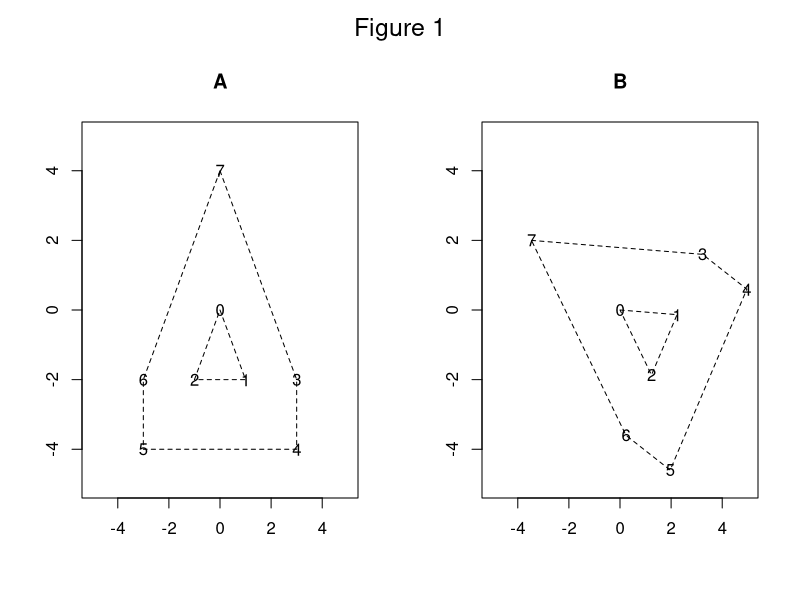
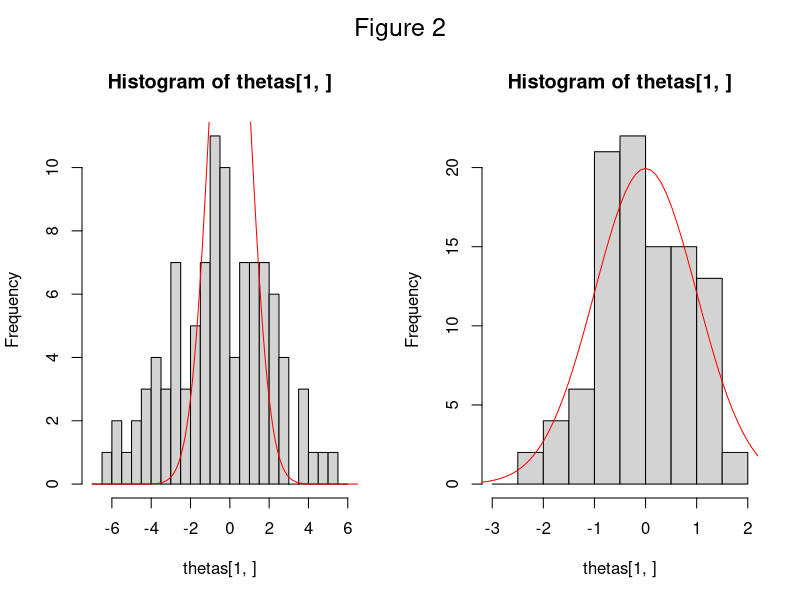
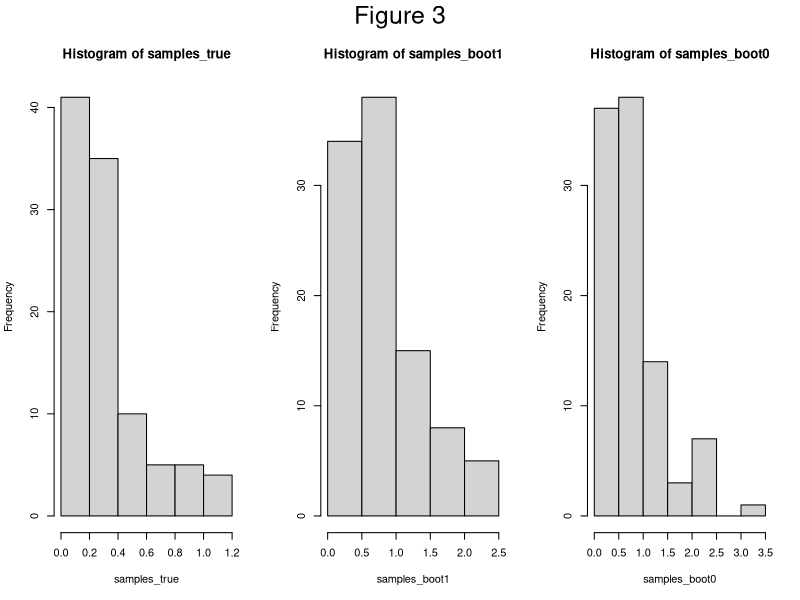
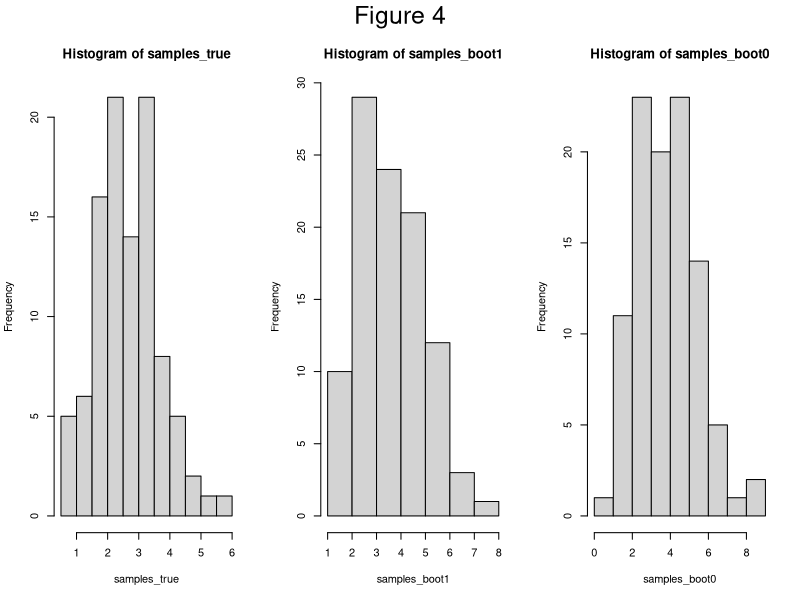

These charts were generated, in order, by the following R code:
## ---- chunk 1
library(pracma)
shape.inner <- matrix(c(0,0, 1,-2, -1,-2, 0,0), 2, 4)
shape.outer <- matrix(c(0,4, 3,-2, 3,-4, -3,-4, -3,-2, 0,4), 2, 6)
A <- cbind(shape.inner[, -4], shape.outer[, -1])
theta <- pi/3; Omega0 <- matrix(c(cos(theta), sin(theta), -sin(theta), cos(theta)), 2, 2)
B <- Omega0 %*% A
par(mfrow=c(1,2),oma = c(0, 0, 2, 0))
plot(NA, NA, xlim = c(-5, 5), ylim = c(-5, 5), ann = FALSE); title("A")
for (i in 1:8) text(t(A[, i]), paste(i-1))
polygon(t(shape.inner), lty = 2); polygon(t(shape.outer), lty = 2)
plot(NA, NA, xlim = c(-5, 5), ylim = c(-5, 5), ann = FALSE); title("B")
polygon(t(Omega0 %*% shape.inner), lty = 2); polygon(t(Omega0 %*% shape.outer), lty = 2)
for (i in 1:8) text(t(B[, i]), paste(i-1))
mtext("Figure 1", outer = TRUE, cex = 1.5)
## ---- chunk 2
library(MASS)

f2 <- function(x, y = 0) sum((x-y)^2)

procrustes_data_model_ <- function(A, B, SigmaX, SigmaY) {
  p <- dim(A)[1]; q <- dim(A)[2]
  vecA <- as.numeric(A)
  vecB <- as.numeric(B)
  sampler <- function(nX, nY) {
    noise_mult <- 1
    if (nX == 0 && nY == 0) {
      nX <- 1; nY <- 1
      noise_mult <- 0
    }
    rawX <- repmat(vecA, nX, 1)
    temp <- noise_mult * t(mvrnorm(nX * q, rep(0, p), SigmaX))
    rawX <- t(t(rawX) + as.numeric(temp))
    rawY <- repmat(vecB, nY, 1)
    temp <- noise_mult * t(mvrnorm(nY * q, rep(0, p), SigmaY))
    rawY <- t(t(rawY) + as.numeric(temp))
    dat <- rbind(cbind(0, rawX), cbind(1, rawY))
    list(p = p, q  = q, dat = dat)
  }
  # force eval
  lala <- sampler(10, 10)
  sampler
}

## computes Ahat and Bhat
sample_moments <- function(res) {
  p <- res$p; q <- res$q; dat <- res$dat
  rawX <- dat[dat[,1] == 0, -1, drop = FALSE]
  rawY <- dat[dat[,1] == 1, -1, drop = FALSE]  
  Ahat <- matrix(colMeans(rawX), p, q)
  Bhat <- matrix(colMeans(rawY), p, q)
  list(Ahat = Ahat, Bhat = Bhat)
}
## ---- chunk 3
p <- 5
q <- 2
SigmaX <- 3 * cov(randn(2*p, p)); SigmaY <- 3 * cov(randn(2 * p, p))

A_0 <- randn(p, q); B_0 <- svd(randn(p, p))$u %*% A_0
h0_small <- procrustes_data_model_(A_0, B_0, SigmaX, SigmaY)

A_1 <- randn(p, q); B_1 <- randn(p, q)
h1_small <- procrustes_data_model_(A_1, B_1, SigmaX, SigmaY)

dat <- h0_small(100, 200)
mus <- sample_moments(dat)
c(f2(mus$Ahat, A_0), f2(mus$Bhat, B_0))

dat <- h0_small(0, 0)
mus <- sample_moments(dat)
c(f2(mus$Ahat, A_0), f2(mus$Bhat, B_0))

p <- 20; q <- 10
SigmaX <- cov(randn(2*p, p)); SigmaY <- cov(randn(2 * p, p))
A <- randn(p, q); B <- svd(randn(p, p))$u %*% A
h0_med1 <- procrustes_data_model_(A, B, SigmaX, SigmaY)
B <- randn(p, q)
h1_med1 <- procrustes_data_model_(A, B, SigmaX, SigmaY)

p <- 30; q <- 2
SigmaX <- cov(randn(2*p, p)); SigmaY <- cov(randn(2 * p, p))
A <- randn(p, q); B <- svd(randn(p, p))$u %*% A
h0_med2 <- procrustes_data_model_(A, B, SigmaX, SigmaY)
B <- randn(p, q)
h1_med2 <- procrustes_data_model_(A, B, SigmaX, SigmaY)

p <- 15; q <- 15
SigmaX <- cov(randn(2*p, p)); SigmaY <- cov(randn(2 * p, p))
A <- randn(p, q); B <- svd(randn(p, p))$u %*% A
h0_med3 <- procrustes_data_model_(A, B, SigmaX, SigmaY)
B <- randn(p, q)
h1_med3 <- procrustes_data_model_(A, B, SigmaX, SigmaY)
## ---- chunk 4

stat.T <- function(res) {
  mus <- sample_moments(res)
  res <- svd(mus$Ahat %*% t(mus$Bhat))
  R <- res$v %*% t(res$u)
  stat.T.raw <- R %*% mus$Ahat - mus$Bhat
  as.numeric(stat.T.raw)
}

stat.S <- function(res) {
  mus <- sample_moments(res)
  stat.S.raw <- t(mus$Ahat) %*% mus$Ahat - t(mus$Bhat) %*% mus$Bhat
  as.numeric(stat.S.raw)
}

nm_ <- function(theta) {
  newf <- function(res) {
    f2(theta(res))
  }
  newf
}

stat.T.nm <- nm_(stat.T)
stat.S.nm <- nm_(stat.S)

## ---- chunk 5

sampling_dist <- function(sampler, theta, nX, nY, mc.reps = 1e3, samples = FALSE) {
  # true params
  dat0 <- sampler(0, 0)
  theta0 <- theta(dat0)
  # get population
  thetas <- lapply(1:mc.reps, function(i) theta(sampler(nX, nY)))
  thetas <- do.call(cbind, thetas)
  if (samples) {
    return(thetas)
  }
  diffs <- thetas - theta0
  bias <- rowMeans(diffs)
  sdv <- apply(diffs, 1, sd)
  list(bias = bias, sdv = sdv)
}

## ---- chunk 6

jackknife <- function(res, theta) {
  theta0 <- theta(res)
  n <- dim(res$dat)[1]
  thetas <- list()
  for (i in 1:n) {
    dat2 <- res$dat[-i, , drop = FALSE]
    thetas[[i]] <- theta(list(p = res$p, q = res$q, dat = dat2))
  }
  thetas <- do.call(cbind, thetas)
  theta_bar <- rowMeans(thetas)
  bias <- (n-1) * (theta_bar - theta0)
  sdv <- sqrt((n-1) * rowMeans((thetas - theta_bar)^2))
  list(bias = bias, sdv = sdv)
}
  
## ---- chunk 7

sampler <- h0_small
theta <- stat.S.nm
nX <- 20; nY <- 20
res.true <- sampling_dist(sampler, theta, nX, nY)
res.true
res <- sampler(nX, nY)
res.j <- jackknife(res, theta)
res.j

## ---- chunk 8
## studentized
s_ <- function(theta) {
  newf <- function(res) {
    jj <- jackknife(res, theta)
    theta(res)/jj$sdv
  }
  newf
}

## bias-corrected and studentized
bs_ <- function(theta) {
  newf <- function(res) {
    jj <- jackknife(res, theta)
    (theta(res) - jj$bias)/jj$sdv
  }
  newf
}

stat.T.s <- s_(stat.T)
stat.S.s <- s_(stat.S)
stat.T.bs <- bs_(stat.T)
stat.S.bs <- bs_(stat.S)
stat.T.ns <- s_(stat.T.nm)
stat.S.ns <- s_(stat.S.nm)
stat.T.nbs <- bs_(stat.T.nm)
stat.S.nbs <- bs_(stat.S.nm)
## ---- chunk 9
par(mfrow=c(1,2),oma = c(0, 0, 2, 0))
sampler <- h0_small
theta <- stat.S
nX <- 20; nY <- 20
## non-corrected
mc.reps <- 1e2
thetas <- sampling_dist(sampler, theta, nX, nY, mc.reps, samples = TRUE)
hist(thetas[1, ], 
     breaks = seq(floor(min(thetas[1, ])), ceiling(max(thetas[1, ])), 0.5)
     )
xs <- seq(-7, 7, 0.1)
lines(xs, mc.reps/2 * dnorm(xs), col = "red")
## studentidized and bc
thetas <- sampling_dist(sampler, bs_(theta), nX, nY, mc.reps, samples = TRUE)
hist(thetas[1, ], 
     breaks = seq(floor(min(thetas[1, ])), ceiling(max(thetas[1, ])), 0.5)
     )
lines(xs, mc.reps/2 * dnorm(xs), col = "red")
names(res)
stat.T.bs(res)
mtext("Figure 2", outer = TRUE, cex = 1.5)
## ---- chunk 10
boot_sampler <- function(res, h0 = FALSE) {
  p <- res$p; q <- res$q; dat <- res$dat; dat0 <- dat
  nX <- sum(dat[, 1] == 0); nY <- sum(dat[, 1] == 1);
  nX0 <- nX; nY0 <- nY
  rawX <- dat[dat[, 1]==0, -1]
  rawY <- dat[dat[, 1]==1, -1]
  residX <-t(t(rawX - colMeans(rawX)))
  residY <-t(t(rawY - colMeans(rawY)))  
  mus <- sample_moments(res)
  ress <- svd(mus$Ahat %*% t(mus$Bhat))
  R <- ress$v %*% t(ress$u)
  C <- (R %*% mus$Ahat + mus$Bhat)/2
  AC <- t(R) %*% C
  vecC <- as.numeric(C)
  vecAC <- as.numeric(AC)
  if (h0) {
    sampler <- function(nX = nX0, nY = nY0) {
      if (nX == 0 & nY == 0) {
        return(list(p = p, q = q, dat = dat0))
      }
      newX <- residX[sample(nX, nX, TRUE), , drop = FALSE]
      newY <- residY[sample(nY, nY, TRUE), , drop = FALSE]
      newX <- t(t(newX) + vecAC)
      newY <- t(t(newY) + vecC)
      dat <- rbind(cbind(0, newX), cbind(1, newY))
      list(p = p, q = q, dat = dat)    
    }
  } else {
    sampler <- function(nX = nX0, nY = nY0) {
      if (nX == 0 & nY == 0) {
        return(list(p = p, q = q, dat = dat0))
      }
      newX <- rawX[sample(nX, nX, TRUE), , drop = FALSE]
      newY <- rawY[sample(nY, nY, TRUE), , drop = FALSE]
      dat <- rbind(cbind(0, newX), cbind(1, newY))
      list(p = p, q = q, dat = dat)
    }
  }
  sampler
}
## ---- chunk 11
par(mfrow=c(1, 3),oma = c(0, 0, 2, 0))
theta <- stat.T.nm
nX  <- 50; nY <- 50
mc.reps <- 100
samples_true <- sampling_dist(h0_small, theta, nX, nY, mc.reps, TRUE)
hist(samples_true)
res <- h0_small(nX, nY)
boot_s1 <- boot_sampler(res, h0 = FALSE)
samples_boot1 <- sampling_dist(boot_s1, theta, nX, nY, mc.reps, TRUE)
hist(samples_boot1)
boot_s0 <- boot_sampler(res, h0 = TRUE)
samples_boot0 <- sampling_dist(boot_s0, theta, nX, nY, mc.reps, TRUE)
hist(samples_boot0)
mtext("Figure 3", outer = TRUE, cex = 1.5)
## ---- chunk 12
par(mfrow=c(1, 3),oma = c(0, 0, 2, 0))
theta <- stat.T.nm
nX  <- 50; nY <- 50
mc.reps <- 100
samples_true <- sampling_dist(h1_small, theta, nX, nY, mc.reps, TRUE)
hist(samples_true)
res <- h1_small(nX, nY)
boot_s1 <- boot_sampler(res, h0 = FALSE)
samples_boot1 <- sampling_dist(boot_s1, theta, nX, nY, mc.reps, TRUE)
hist(samples_boot1)
boot_s0 <- boot_sampler(res, h0 = TRUE)
samples_boot0 <- sampling_dist(boot_s0, theta, nX, nY, mc.reps, TRUE)
hist(samples_boot0)
mtext("Figure 4", outer = TRUE, cex = 1.5)
